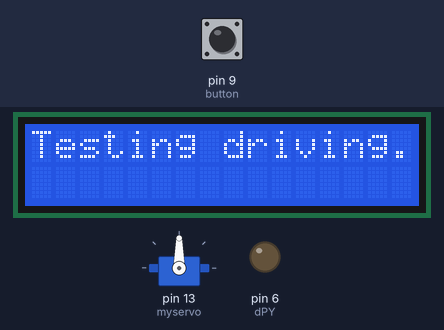
A sketch run on a simulated Arduino Uno, built with avr-gcc and run on an emulated ATmega328P. On the bench: servo, 16×2 character LCD, output pins drawn as LEDs (lit = HIGH). The inputs (shaded band) are chosen by the test bench; at power-on: pin 9 (button) HIGH. Pins used as bus, display or sensor lines are not drawn; what the sketch prints to the serial monitor is not drawn.

Above: at 0.9 s.
At 20.2 s:
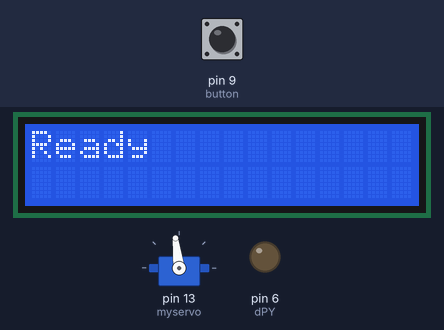
20.3 s: pin 9 (button) pulled LOW for 1 s
At 21.5 s:
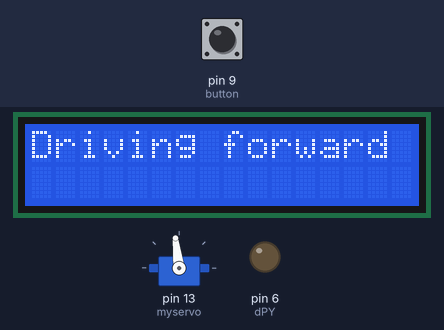
At 32.6 s:
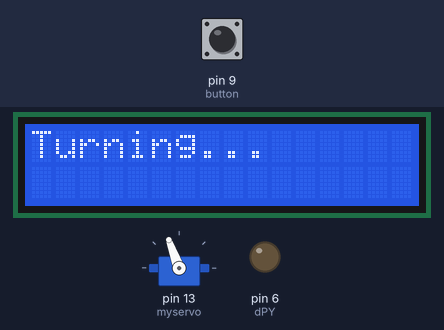
Timing chart, 0 to 32.9 s (numbered marks = the images above; inputs shaded):
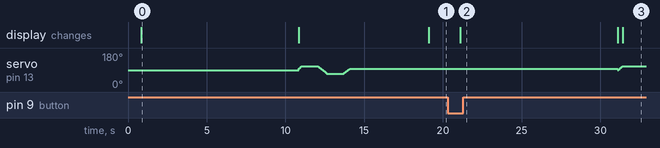

Measured:
- after the input at 20.3 s, the display: changes after 0.80 s (image 2)
- what the display in image 0 shows lasts 10.0 s, from 0.8 s to 10.8 s

The sketch:

LCD_Final.ino
```cpp
# include <Servo.h>
# include <LiquidCrystal.h>

Servo myservo;
// Stepper Motor X
const int stepPin = 2; //X.STEP
const int dirPin = 5; // X.DIR
const int sPY = 3;
const int dPY = 6;
const int sPZ = 4;
const int dPZ = 7;
const int button = 9; // Put the button at SpnEn (12)
int butVal = 0;
int lastbutVal = 0;
int dis = 0;
int lift = 0;
int complete = 1;
int t = 0;
int turn = 0;
int pos = 0;
int turndist = 0;
int statement = 0;

const int rs = 12, en = 11, d4 = 5, d5 = 4, d6 = 3, d7 = 2; // Change these in script for robot.

LiquidCrystal lcd(rs, en, d4, d5, d6, d7);

enum states {
  Driving,
  Turning,
  Lifting,
  Idle
};

states Current_State;

void setup() {
  // Sets the two pins as Outputs
  Serial.begin(9600);
  pinMode(stepPin, OUTPUT);
  pinMode(dirPin, OUTPUT);
  pinMode(sPY, OUTPUT);
  pinMode(dPY, OUTPUT);
  pinMode(sPZ, OUTPUT);
  pinMode(sPZ, OUTPUT);
  pinMode(button, INPUT);
  digitalWrite(stepPin, LOW); // At the beginning, the motor is not stepping
  digitalWrite(dirPin, LOW); // HIGH or LOW: Changes the rotations direction, arms are fully down
  digitalWrite(sPY, LOW);
  digitalWrite(dPY, LOW);
  // this is for the drive train
  digitalWrite(sPZ, LOW);
  digitalWrite(dPZ, LOW);  //We assume LOW is forwards and HIGH is backwards (CONFIRM?)

  myservo.attach(13);
  myservo.write(90);
  butVal = digitalRead(button);
  Current_State = Idle;
  lcd.begin(16, 2);
  lastbutVal = butVal;
  lcd.print("Getting Ready");
  for (lift = 0; lift < 500; lift++) { // This will turn the stepper motor 400 pulses (CHANGE TO LENGTH, STARTING SHORT)
    digitalWrite(stepPin, HIGH);
    digitalWrite(sPY, HIGH);
    delayMicroseconds(750);
    digitalWrite(stepPin, LOW);
    digitalWrite(sPY, LOW);
    delayMicroseconds(750);
  }
  //
  //  delay(500);
  lcd.clear();
  lcd.print("Testing driving...");
  for (dis = 0; dis < 625; dis++) { // This will turn the stepper motor 400 pulses (CHANGE TO LENGTH, STARTING SHORT)
    digitalWrite(sPZ, HIGH);
    delayMicroseconds(8000);
    digitalWrite(sPZ, LOW);
    delayMicroseconds(8000);
  }
  //    Serial.print(dis);
  //  dis = 0;

  //  delay(500);

  //  for (lift = 0; lift < 2500; lift++) { // This will turn the stepper motor 400 pulses (CHANGE TO LENGTH, STARTING SHORT)
  //    digitalWrite(stepPin, HIGH);
  //    digitalWrite(sPY, HIGH);
  //    delayMicroseconds(1000);
  //    digitalWrite(stepPin, LOW);
  //    digitalWrite(sPY, LOW);
  //    delayMicroseconds(1000);
  //  }

  //  for (dis = 0; dis < 625; dis++) { // This will turn the stepper motor 400 pulses (CHANGE TO LENGTH, STARTING SHORT)
  //    digitalWrite(sPZ, HIGH);
  //    delayMicroseconds(8000);
  //    digitalWrite(sPZ, LOW);
  //    delayMicroseconds(8000);
  //  }

  dis = 0;
  lcd.clear();
  lcd.print("Testing steering...");
  for (pos = 97; pos <= 110; pos += 1) { // goes from 0 degrees to 180 degrees
    // in steps of 1 degree
    myservo.write(pos);              // tell servo to go to position in variable 'pos'
    delay(15);                       // waits 15 ms for the servo to reach the position
  }
  delay(1000);
  for (pos = 110; pos >= 70; pos -= 1) { // goes from 180 degrees to 0 degrees
    myservo.write(pos);              // tell servo to go to position in variable 'pos'
    delay(15);                       // waits 15 ms for the servo to reach the position
  }
  delay(1000);
  for (pos = 70; pos <= 97; pos += 1) { // goes from 0 degrees to 180 degrees
    // in steps of 1 degree
    myservo.write(pos);              // tell servo to go to position in variable 'pos'
    delay(15);                       // waits 15 ms for the servo to reach the position
  }
  delay(5000);

}

  void loop() {
    // For our robot, we want a single push to move the arms up a certain distance
    // and won't go down till the button is pressed a second time.
    butVal = digitalRead(button);
    Serial.println("button: ");
    Serial.println(digitalRead(button));
    Serial.println("State: ");
    Serial.println(Current_State);
    Serial.println("Complete: ");
    Serial.println(complete);
    lcd.noCursor();


    //  Serial.println(dis);

    if (butVal == lastbutVal && complete == 1) {
      Current_State = Idle;

    } else if (butVal == lastbutVal && complete != 1) {
      Current_State = Current_State;
      lcd.clear();
      lcd.print("In Progress");
    }
    if (butVal != lastbutVal && complete == 1) {
      Current_State = Driving;
      lcd.clear();
      lcd.print("In Progress");
      complete = 0;
    } else if (butVal != lastbutVal && complete != 1) {
      Current_State = Current_State;
      lcd.clear();
      lcd.print("In Progress");
    }

    switch (Current_State) {

      case Idle:
        if (t < 10 && complete == 0) {
          // This will be the code to keep the LCD display say "Complete" if under a time
          Serial.println("Completed");
          lcd.clear();
          lcd.print("Completed");
          delay(300);

          t += 1;
        }
        else {
          // Display "Ready" if time t has passed
          lcd.clear();
          Serial.println("Ready");
          lcd.print("Ready");
          delay(1000);
          complete = 1;
          t = 0;
          statement = 0;
        }
        break;

      case Driving:
      if (dis < 625 && turn == 0) { // This if statement will ensure that the motor won't keep turning after it has
        // already turned the desired length
        // This will set the direction
        lcd.setCursor(2,1);
        digitalWrite(dPZ, LOW);
        lcd.clear();
        lcd.print("Driving forward");

        for (dis = 0; dis < 625; dis++) { // This will turn the stepper motor 400 pulses (CHANGE TO LENGTH, STARTING SHORT)
          digitalWrite(sPZ, HIGH);
          delayMicroseconds(8000);
          digitalWrite(sPZ, LOW);
          delayMicroseconds(8000);
        }
        turn = 1;
        Current_State = Turning;

        Serial.println("First Forward");
      } else if (dis == 625 && turn == 0) {
        // This is to reverse to initial position
        digitalWrite(dPZ, HIGH);
        lcd.clear();
        lcd.print("Reversing...");
        for (dis = 625; dis > 0; dis--) { // This will turn the stepper motor 400 pulses (CHANGE TO LENGTH, STARTING SHORT)
          digitalWrite(sPZ, HIGH);
          delayMicroseconds(8000);
          digitalWrite(sPZ, LOW);
          delayMicroseconds(8000);
        }
        Current_State = Idle;
        Serial.println("First Reverse");
      } else if (dis == 625 && turn == 1) {
        // This is to reverse to initial position
        digitalWrite(dPZ, HIGH);
        lcd.clear();
        lcd.print("Reversing...");
        for (dis = 625; dis > 0; dis--) { // This will turn the stepper motor 400 pulses (CHANGE TO LENGTH, STARTING SHORT)
          digitalWrite(sPZ, HIGH);
          delayMicroseconds(8000);
          digitalWrite(sPZ, LOW);
          delayMicroseconds(8000);
        }
        Current_State = Lifting;
        Serial.println("Turned Straight");
      } else if (dis < 625 && turn == 1) {
        digitalWrite(dPZ, HIGH);
        lcd.clear();
        lcd.print("Reversing...");
        for (dis = 0; dis < 625; dis++) { // This will turn the stepper motor 400 pulses (CHANGE TO LENGTH, STARTING SHORT)
          digitalWrite(sPZ, HIGH);
          delayMicroseconds(8000);
          digitalWrite(sPZ, LOW);
          delayMicroseconds(8000);
        }
        turn = 0;
        Current_State = Turning;
        Serial.println("Turned Reverse");
      }
      break;

      case Turning:
      // Left Turn as we will only be turning left and moving till we end up straight
      for (pos = 90; pos <= 110; pos += 1) { // goes from 0 degrees to 180 degrees
        // in steps of 1 degree
        myservo.write(pos);              // tell servo to go to position in variable 'pos'
        delay(15);                       // waits 15 ms for the servo to reach the position
      }

      // After moving the servo, we test which turn condition we are in and move accordingly
      if (dis == 625 && turn == 1) {
        digitalWrite(dPZ, LOW);
        lcd.clear();
        lcd.print("Turning...");
        for (turndist = 0; turndist < 625; turndist++) { // This will turn the stepper motor 400 pulses (CHANGE TO LENGTH, STARTING SHORT)
          digitalWrite(sPZ, HIGH);
          delayMicroseconds(8000);
          digitalWrite(sPZ, LOW);
          delayMicroseconds(8000);
        }
        Serial.println("Left Forward");
        Current_State = Driving;
      } else if (dis == 625 && turn == 0) {
        digitalWrite(dPZ, HIGH);
        lcd.clear();
        lcd.print("Turning...");
        for (turndist = 0; turndist < 625; turndist++) { // This will turn the stepper motor 400 pulses (CHANGE TO LENGTH, STARTING SHORT)
          digitalWrite(sPZ, HIGH);
          delayMicroseconds(8000);
          digitalWrite(sPZ, LOW);
          delayMicroseconds(8000);
        }
        Serial.println("Left Reverse");
        Current_State = Lifting;
      }

      //This part is to straighten out the servo after turning
      for (pos = 110; pos >= 90; pos -= 1) { // goes from 180 degrees to 0 degrees
        myservo.write(pos);              // tell servo to go to position in variable 'pos'
        delay(15);                       // waits 15 ms for the servo to reach the position
      }
      break;

      case Lifting:
      if (lift < 3500 && turn == 1) { // This if statement will ensure that the motor won't keep turning after it has
        // already turned the desired length
        digitalWrite(dirPin, LOW);
        digitalWrite(dPY, LOW);
        lcd.clear();
        lcd.print("Lifting up...");
        for (lift = 500; lift < 3500; lift++) { // This will turn the stepper motor 400 pulses (CHANGE TO LENGTH, STARTING SHORT)
          digitalWrite(stepPin, HIGH);
          digitalWrite(sPY, HIGH);
          delayMicroseconds(750);
          digitalWrite(stepPin, LOW);
          digitalWrite(sPY, LOW);
          delayMicroseconds(750);
        }

        Serial.println("Lifting");
        Current_State = Driving;
      }
      if (lift == 3500 && turn == 0) { // This if statement will ensure that the motor won't keep turning after it has
        // already turned the desired length
        digitalWrite(dirPin, HIGH);
        digitalWrite(dPY, HIGH);
        lcd.clear();
        lcd.print("Lowering...");
        for (lift = 3500; lift > 500; lift --) { // This will turn the stepper motor 400 pulses (CHANGE TO LENGTH, STARTING SHORT)
          digitalWrite(stepPin, HIGH);
          digitalWrite(sPY, HIGH);
          delayMicroseconds(750);
          digitalWrite(stepPin, LOW);
          digitalWrite(sPY, LOW);
          delayMicroseconds(750);
        }
        Serial.println("Lowering");
        Current_State = Driving;
      }
      break;
    }

    lastbutVal = butVal;
  }
```
